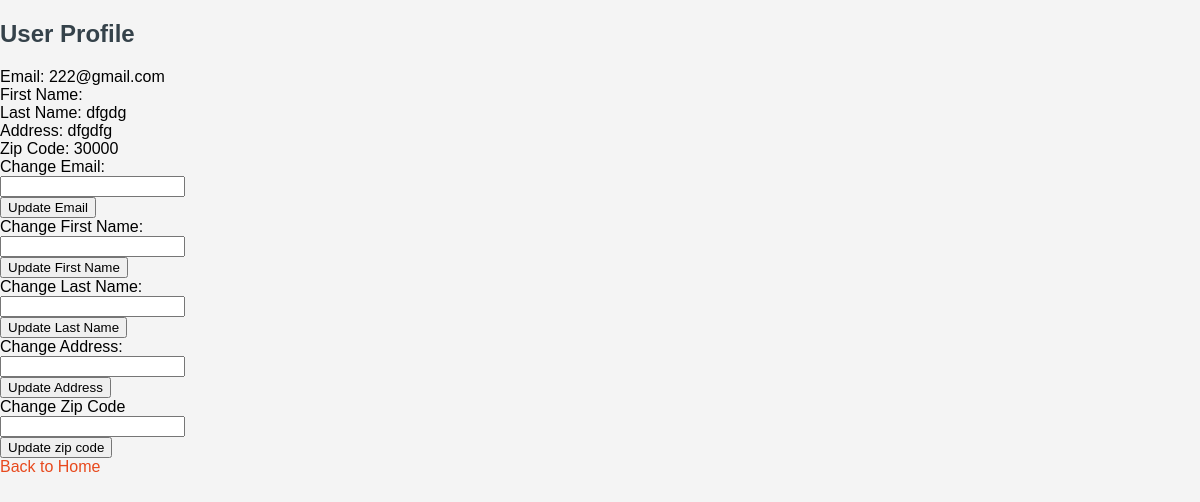
The page /userhome/details (signed in) on the database its author committed.
### database.py (models this page shows, shortened)
class Customer(db.Model):
    C_id = db.Column(db.Integer, primary_key = True)
    Email = db.Column(db.String(50), unique=True, nullable = False)
    First_Name = db.Column(db.String(50), nullable = False)
    Last_Name = db.Column(db.String(50), nullable = False)
    Address = db.Column(db.String(100), nullable=False)
    Password = db.Column(db.String, nullable=False)
    Zip = db.Column(db.Integer, nullable = False)
    restaurants = db.relationship("Restaurant",secondary = viewers, backref = db.backref("'viewers', lazy=True"))
    orders = db.relationship("Order",backref="Customer",lazy=True)

### server.py (the view, shortened to what this page needs)
@app.route("/userhome/details", methods = ["POST","GET"])
def viewdetails():
    if "user_id" not in session:
        flash("Please login first")
        return redirect(url_for("user_login"))
    user = Customer.query.get(session.get("user_id"))
    return render_template("userdetails.html",user=user)

### templates/userdetails.html (shortened to what this page needs)
<!DOCTYPE html>
<html lang="en">
<head>
    <link rel="stylesheet" href="{{ url_for('static', filename='styles/styling.css') }}">
</head>
<body>
    <h2>User Profile</h2>
    <div>
        <label>Email:</label>
        <span>{{ user.Email }}</span>
    </div>
    <div>
        <label>First Name:</label>
    </div>
    <div>
        <label>Last Name:</label>
        <span>{{ user.Last_Name }}</span>
    </div>
    <div>
        <label>Address:</label>
        <span>{{ user.Address }}</span>
    </div>
    <div>
        <label>Zip Code:</label>
        <span>{{ user.Zip }}</span>
    </div>
    <form method="POST" action= "{{ url_for('viewdetails')}}">
        <div>
            <label for="Email">Change Email: </label><br>
            <input type="email" id="email" name="Email"><br>
            <button type="submit" >Update Email</button>
        </div>
        <div>
            <label for="First_Name">Change First Name: </label><br>
            <input type="text" id="first_name" name="First_Name"><br>
            <button type="submit">Update First Name</button>
        </div>
        <div>
            <label for="Last_Name">Change Last Name: </label><br>
            <input type="text" id="last_name" name="Last_Name"><br>
            <button type="submit" >Update Last Name</button>
        </div>
        <div>
            <label for="Address">Change Address: </label><br>
            <input type="text" id="address" name="Address"><br>
            <button type="submit" >Update Address</button>
        </div>
        <div>
            <label for="Zip">Change Zip Code</label><br>
            <input type="text" id="zip_code" name="Zip"><br>
            <button type="submit" >Update zip code</button>
        </div>
    </form>
    <a href="{{ url_for('userhome') }}">Back to Home</a>
</body>
</html>

### static/styles/styling.css (style rules this page uses)
body { font-family: Arial, sans-serif; background-color: #f4f4f4; margin: 0; padding: 0; }
h2 { color: #35424a; }
a { color: #e8491d; text-decoration: none; }

### rows shown on the page
Customer: Email "222@gmail.com", Last_Name "dfgdg", Address "dfgdfg", Zip "30000"
